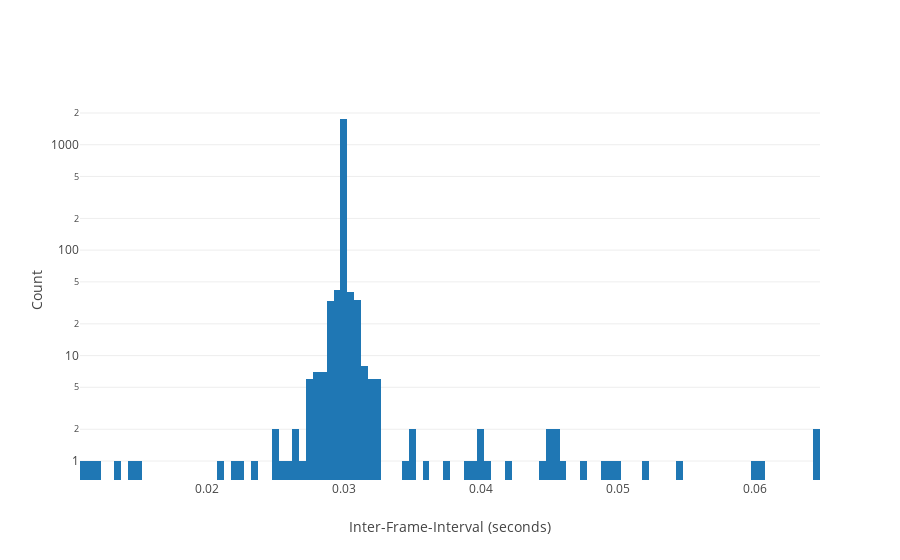

The cell this chart's notebook holds for it:
### Markdown cell above
## Switching the y-axis from linear to log exposes all our errors

### Code cell
histData = go.Histogram(x=myFrameDiff)

fig = {
    'data': [histData],
    'layout': {
        'xaxis': {'title': 'Inter-Frame-Interval (seconds)'},
        'yaxis': {'title': "Count", 'type': "log"}
    }
}

iplot(fig, filename='pandas/multiple-scatter')

### Figure 1 — Plotly figure (JSON) as saved in the notebook; plotly's stock layout.template omitted (floating-point values rounded to 4 significant figures; data arrays with more than 128 entries replaced by an {"elided": "..."} marker saying what was removed)
{"data": [{"type": "histogram", "x": {"elided": "1987 float values"}}], "layout": {"xaxis": {"title": "Inter-Frame-Interval (seconds)"}, "yaxis": {"title": "Count", "type": "log"}}}
